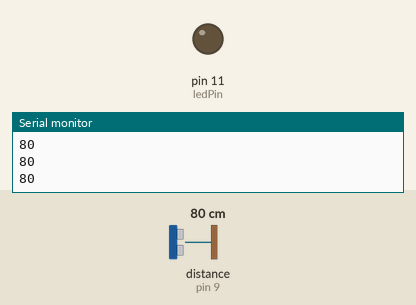
The sketch below on a simulated Arduino Uno, built with avr-gcc and run on an emulated ATmega328P. Parts: output pins drawn as LEDs (lit = HIGH), the last lines printed to the serial monitor. Wiring (inferred from the names in the program): ultrasonic range finder: trigger pin 8; echo pin 9. Inputs (shaded band) come from the test bench; at power-on: distance to the obstacle (sensor on pin 9) 80 cm. The echo pulse lasts 58.3 µs per cm; pins used as bus, display or sensor lines are not drawn.

Above: at 1.2 s.
1.3 s: distance to the obstacle (sensor on pin 9) set to 54 cm
2.8 s: distance to the obstacle (sensor on pin 9) set to 48 cm
At 3.1 s:
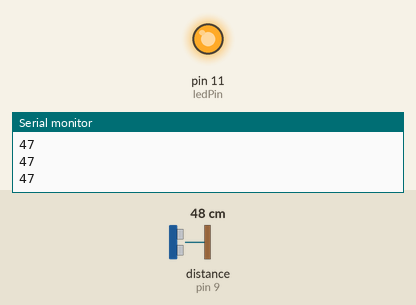
4.3 s: distance to the obstacle (sensor on pin 9) set to 60 cm
At 5.0 s:
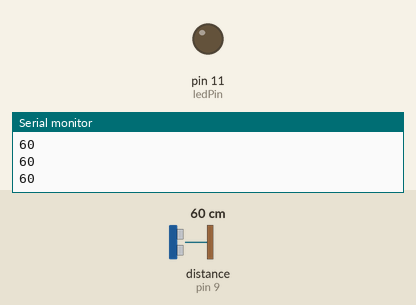
5.8 s: distance to the obstacle (sensor on pin 9) set to 2 cm
At 6.8 s:
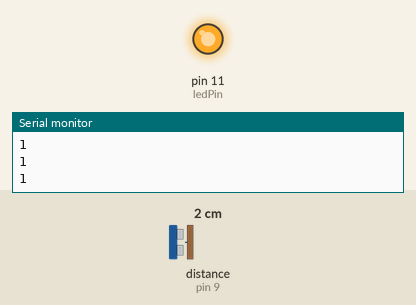
Timing chart, 0 to 8.3 s (numbered marks = the images above; inputs shaded):
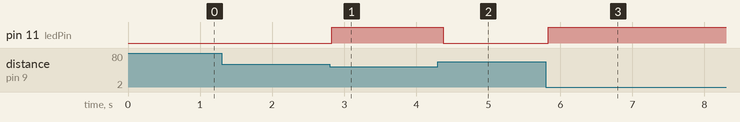

Measured:
- the behaviour switches between 51 and 50 cm on distance to the obstacle (sensor on pin 9) (found by bisection; images 0 and 1)
- after the input at 2.8 s, pin 11 (ledPin): LOW → HIGH at once
- after the input at 4.3 s, pin 11 (ledPin): HIGH → LOW after 0.08 s
- after the input at 5.8 s, pin 11 (ledPin): LOW → HIGH at once

The sketch:

myDistance.ino
```cpp
    const int Trig = 8;
    const int Echo = 9;
    const int ledPin = 11;  // 13 – если будете использовать встроенный в Arduino светодиод

void setup()
{
    pinMode(Trig, OUTPUT);
    pinMode(Echo, INPUT);
    pinMode(ledPin, OUTPUT);

    Serial.begin(9600);
}

unsigned int time_us=0;
unsigned int distance_sm=0;

void loop()
{
    digitalWrite(Trig, HIGH); // Подаем сигнал на выход микроконтроллера
    delayMicroseconds(10); // Удерживаем 10 микросекунд
    digitalWrite(Trig, LOW); // Затем убираем
    time_us=pulseIn(Echo, HIGH); // Замеряем длину импульса
    distance_sm=time_us/58; // Пересчитываем в сантиметры
    Serial.println(distance_sm); // Выводим на порт

    if (distance_sm<50) // Если расстояние менее 50 сантиметром
    {
       digitalWrite(ledPin, 1); // Зажигаем светодиод
    }
    else
    {
       digitalWrite(ledPin, 0); // иначе тушим
    }

    delay(100);
}
```
